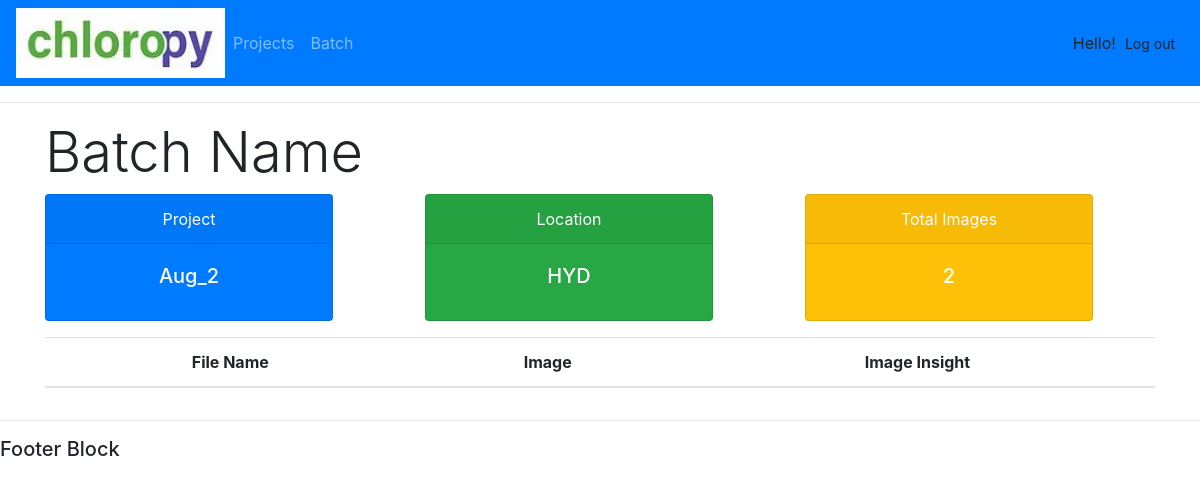
The app's page /view_batch/Mon_1 (signed in) with its own data.
### batch/models.py (models this page shows, shortened)
class Batch(models.Model):
    STATUS_ITEM = (
        ('0', 'Uploaded'),
        ('1', 'Processing'),
        ('2', 'Completed')
    )
    name = models.CharField(max_length = 255,unique = True)
    project = models.ForeignKey(Project, null=True, on_delete=models.SET_NULL)
    location = models.CharField(max_length = 255)
    short_description = models.CharField(max_length=255, blank=True, null=True)
    description = models.TextField(default='', blank=True, null=True)
    total_images = models.IntegerField(default=0)
    failed_images = models.IntegerField(default=0)
    batch_status = models.CharField(default='0', choices = STATUS_ITEM, max_length=1)
    created_by = models.ForeignKey(User, on_delete=models.CASCADE)
    created_at = models.DateTimeField(default=timezone.now)

class Project(models.Model):
    name = models.CharField(max_length=255, unique=True)
    locations = models.TextField(default='')
    sample_type = models.CharField(max_length=255)
    short_description = models.CharField(max_length=255, blank=True, null=True)
    description = models.TextField(default='', blank=True, null=True)
    pcreated_by = models.ForeignKey(User, on_delete=models.CASCADE)
    created_at = models.DateTimeField(default=timezone.now)

### batch/views.py (the view)
# urls.py: path('view_batch/<str:bh_name>', views.view_batch, name='viewBach'),
@login_required(login_url='index')
def view_batch(request, bh_name):
    batch_name = bh_name
    batch_name = Batch.objects.get(name=batch_name)
    images = ImageBank.objects.filter(batch=batch_name)
    for image in images:
        image.sample_details = json.loads(image.sample_details)
    return render(request, 'batch/batchView.html', {'images': images, 'batch_name': batch_name})

### batch/templates/batch/batchView.html (shortened to what this page needs)
{% extends 'batch/def_temp.html' %}
{% load static %}
{% block content %}
<h1 class="display-4">Batch Name</h1>
<div class="row">
    <div class="col-sm-4">
    <div class="card text-white bg-primary mb-3 text-center" style="max-width: 18rem;">
    <div class="card-header">Project</div>
      <div class="card-body">
        <h5 class="card-title">{{ batch_name.project.name }}</h5>
      </div>
    </div>
    </div>
    <div class="col-sm-4">
    <div class="card text-white bg-success mb-3 text-center" style="max-width: 18rem;">
      <div class="card-header">Location</div>
      <div class="card-body">
        <h5 class="card-title">{{ batch_name.location }}</h5>
      </div>
    </div>
    </div>
    <div class="col-sm-4">
        <div class="card text-white bg-warning mb-3 text-center" style="max-width: 18rem;">
          <div class="card-header">Total Images</div>
          <div class="card-body">
            <h5 class="card-title">{{ batch_name.total_images }}</h5>
          </div>
        </div>
    </div>
    <div class="col-12">
        <table class="table table-image text-center">
            <thead>
                <tr>
                    <th scope="col">File Name</th>
                    <th scope="col">Image</th>
                    <th scope="col">Image Insight</th>
                </tr>
            </thead>
        </table>
    </div>
</div>
{% endblock %}

### records on screen
Batch: project.name "Aug_2", location "HYD", total_images "2"
